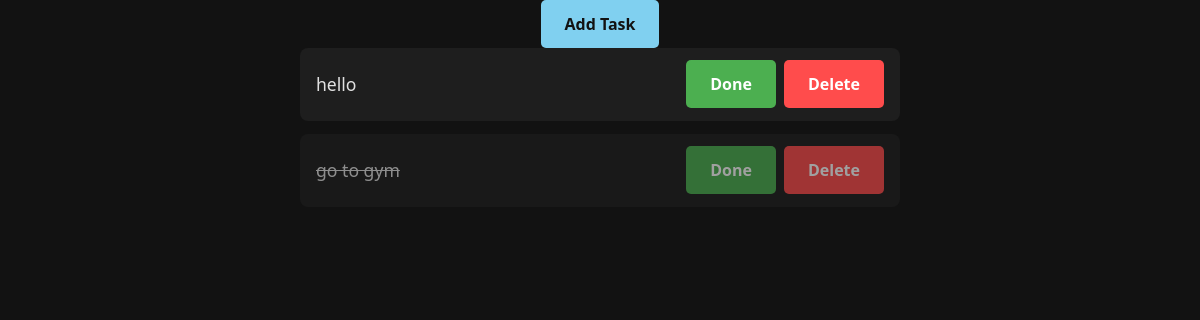
The page /todo/list/ (signed in) on the database as committed earlier.
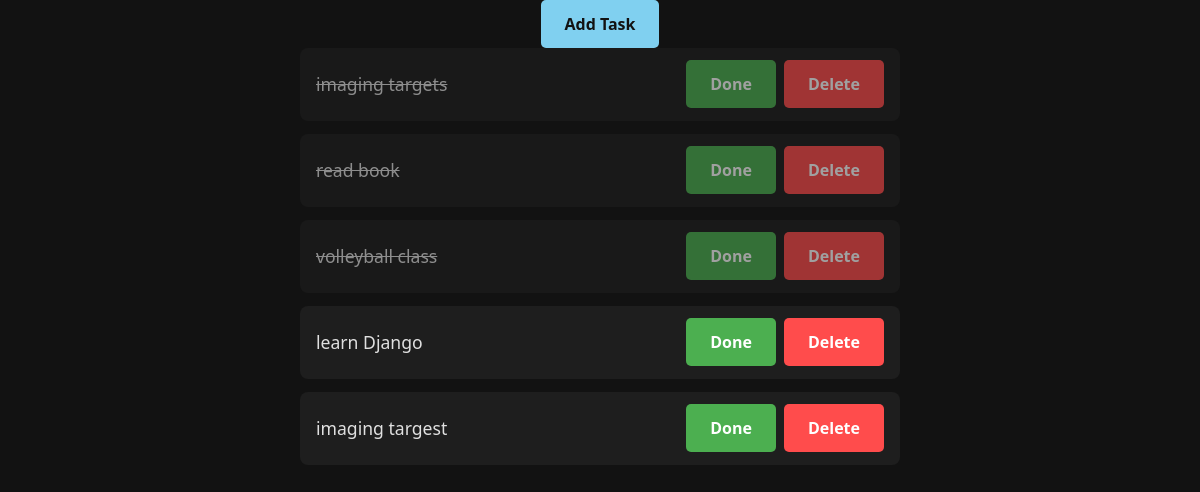
The same page on the database as committed later.
### todo/models.py (models this page shows, shortened)
class Task(models.Model):
    author = models.ForeignKey(get_user_model(), on_delete=models.CASCADE)
    title = models.CharField(max_length=100)
    is_done = models.BooleanField(default=False)
    created_at = models.DateTimeField(auto_now_add=True)
    updated_at = models.DateTimeField(auto_now=True)

### todo/views.py (the view)
# urls.py: path('list/', views.TaskListView.as_view(), name='task-list'),
class TaskListView(LoginRequiredMixin, ListView):
    model = Task
    context_object_name = 'tasks'
    def get_queryset(self):
        return Task.objects.filter(author=self.request.user).order_by('created_at')

### templates/todo/task_list.html (shortened to what this page needs)
{% extends '../parent/base.html' %}
{% block content %}
    <div class="task-header">
        <a href="{% url 'todo:task-create' %}" class="btn btn-add">Add Task</a>
    </div>
    <ul class="task-list">
    {% for task in tasks %}
        <li class="task-item {% if task.is_done %}done{% endif %}">
            <span class="task-title">
                {% if task.is_done %}
                    <s>{{ task.title }}</s>
                {% else %}
                    {{ task.title }}
                {% endif %}
            </span>
            <div class="task-actions">
                <a href="{% url 'todo:task-update' pk=task.id %}" class="btn btn-done">Done</a>
                <a href="{% url 'todo:task-delete' pk=task.id %}" class="btn btn-delete">Delete</a>
            </div>
        </li>
    {% endfor %}
    </ul>
{% endblock %}

### templates/parent/base.html (shortened to what this page needs)
{% load static %}
<!DOCTYPE html>
<html lang="en">
    <head>
        <link rel="stylesheet" href="{% static 'css/base.css' %}">
    </head>
    <body>
        {% block content %}
        {% endblock %}
    </body>
</html>

### statics/css/base.css (style rules this page uses)
body { margin: 0; font-family: 'Segoe UI', Tahoma, Geneva, Verdana, sans-serif; background-color: #121212; color: #e0e0e0; }
a { text-decoration: none; color: #80d0f0; }
.btn { padding: 0.8rem 1.5rem; border: none; border-radius: 5px; font-weight: bold; cursor: pointer; transition: all 0.2s ease-in-out; }
.btn-add { background-color: #80d0f0; color: #121212; }
.btn-delete { background-color: #ff4c4c; color: #ffffff; }
.btn-done { background-color: #4caf50; color: #ffffff; }
.task-header { display: flex; justify-content: center; align-items: center; }
.task-list { list-style: none; padding: 0; max-width: 600px; margin: 0 auto; }
.task-item { display: flex; justify-content: space-between; align-items: center; background-color: #1e1e1e; margin-bottom: 0.8rem; padding: 0.8rem 1rem; border-radius: 8px; transition: all 0.2s ease-in-out; }
.task-item.done { opacity: 0.6; }
.task-title { font-size: 1.1rem; }
.task-actions { display: flex; gap: 0.5rem; }

Rows that differ between the two databases and show on the page:
removed Task: title "hello", is_done False (drawn)
removed Task: title "go to gym"
added Task: title "imaging targets"
added Task: title "read book"
added Task: title "volleyball class"
added Task: title "learn Django", is_done False (drawn)
added Task: title "imaging targest", is_done False (drawn)
